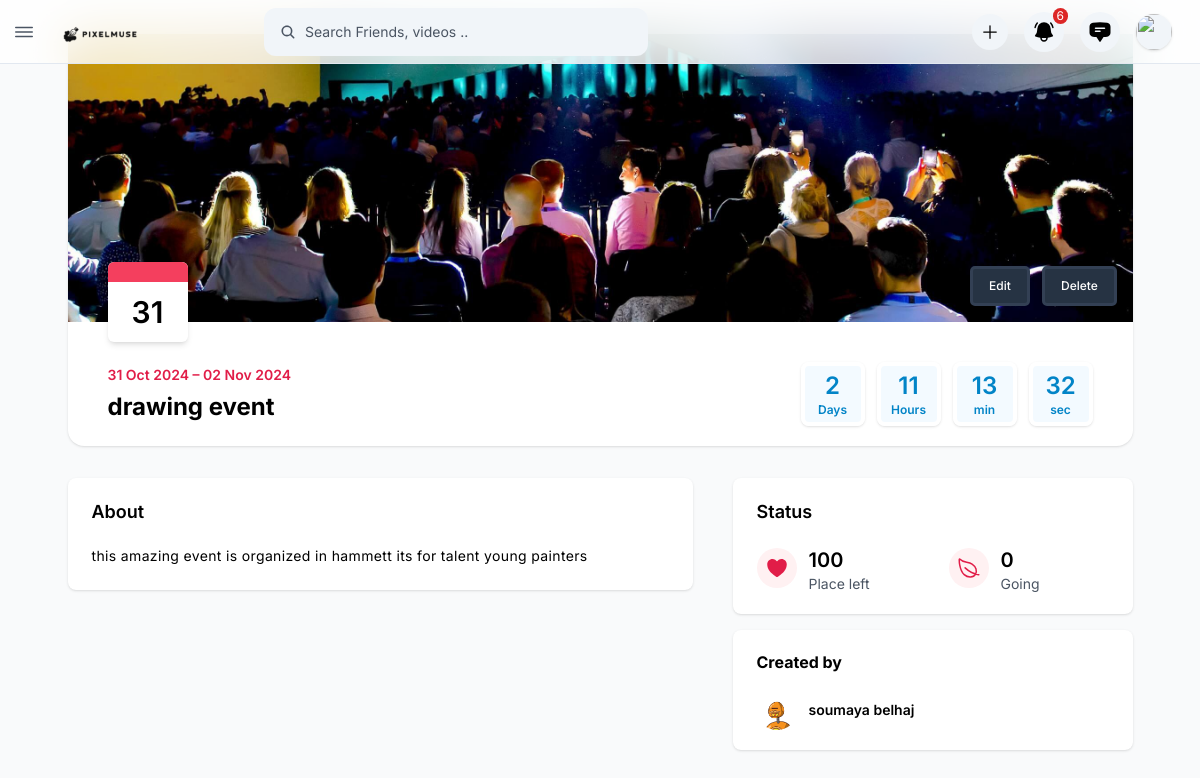
Screenshot of /events/detail/5/ (signed in) with the database file from the repository.
### events/models.py (models this page shows, shortened)
class Event(models.Model):
    title = models.CharField(max_length=255)
    description = models.TextField()
    start_date = models.DateTimeField()
    end_date = models.DateTimeField()
    creator = models.ForeignKey(
        settings.AUTH_USER_MODEL,
        on_delete=models.CASCADE,
        related_name="created_events"
    )
    max_participants = models.PositiveIntegerField()
    image = models.ImageField(upload_to='event_images/', blank=True, null=True)

### users/models.py (models this page shows, shortened)
class User(AbstractBaseUser, PermissionsMixin):
    email = models.EmailField(unique=True)
    fullname = models.CharField(max_length=255)
    phone = models.CharField(max_length=20, blank=True, null=True)
    birthday = models.DateField(blank=True, null=True)
    address = models.TextField(blank=True, null=True)
    role = models.CharField(max_length=10, choices=[('admin', 'Admin'), ('user', 'User'),('support','Support')])
    is_active = models.BooleanField(default=True)
    is_staff = models.BooleanField(default=False)
    user_photo = models.ImageField(upload_to='user_photos/', blank=True, null=True)
    objects = UserManager()
    USERNAME_FIELD = 'email'
    REQUIRED_FIELDS = ['fullname']

### events/views.py (the view)
# urls.py: path('detail/<int:event_id>/', views.event_detail, name='event_detail'),
@login_required
def event_detail(request, event_id):
    event = get_object_or_404(Event, id=event_id)
    is_owner = event.creator.id == request.user.id
    participation = Participation.objects.filter(user=request.user, event=event).first()
    is_reserved = participation is not None
    participation_id = participation.id if participation else None
    creator = event.creator
    participant_count = event.participations.count()
    return render(request, 'event_detail.html', {
        'event': event,
        'creator': creator,
        'is_owner': is_owner,
        'is_reserved': is_reserved,
        'participation_id': participation_id,
        'participant_count': participant_count,
        'MEDIA_URL': settings.MEDIA_URL
    })

### templates/event_detail.html (shortened to what this page needs)
{% extends "base.html" %}
{% load static %}
{% block content %}
<main id="site__main" class="2xl:ml-[--w-side]  xl:ml-[--w-side-sm] p-2.5 h-[calc(100vh-var(--m-top))] mt-[--m-top]">
    <div class="max-w-[1065px] mx-auto">
        <div class="bg-white shadow lg:rounded-b-2xl lg:-mt-10 dark:bg-dark2">
            <div class="relative overflow-hidden lg:h-72 h-36 w-full">
                <img src="{{ event.image.url }}" alt="{{ event.title }}" class="h-full w-full object-cover inset-0">
                <div class="w-full bottom-0 absolute left-0 bg-gradient-to-t from -black/60 pt-10 z-10"></div>
                <div class="absolute bottom-0 right-0 m-4 z-20">
                    <div class="flex items-center gap-3">
                        {% if is_owner %}
                            <a href="{% url 'updateevent' event.id %}" class="button black-button">Edit</a>
                            <button class="button black-button" onclick="showDeletePopup()">Delete</button>
                        {% endif %}
                    </div>
                </div>
            </div>
            <div class="lg:px-10 md:p-5 p-3">
                <div class="flex flex-col justify-center md:-mt-20 -mt-12">
                    <div class="md:w-20 md:h-20 w-12 h-12 overflow-hidden bg-white shadow-md rounded-md z-10 mb-5">
                        <div class="w-full md:h-5 bg-rose-500 h-3"></div>
                        <div class="grid place-items-center text-black font-semibold md:text-3xl text-lg h-full md:pb-5 pb-3">
                            {{ event.start_date|date:"d" }}
                        </div>
                    </div>
                    <div class="flex lg:items-center justify-between max-lg:flex-col max-lg:gap-2">
                        <div class="flex-1">
                            <p class="text-sm font-semibold text-rose-600 mb-1.5"> {{ event.start_date|date:"d M Y" }} – {{ event.end_date|date:"d M Y" }} </p>
                            <h3 class="md:text-2xl text-base font-bold text-black dark:text-white"> {{ event.title }}</h3>
                        </div>
                        <div>
                            <div  uk-countdown="date: 2024-01-01T08:36:57+00:00"
                                class="flex gap-3 text-2xl font-semibold text-primary dark:text-white max-lg:justify-center">
                                <div class="bg-primary-soft/40 flex flex-col items-center justify-center rounded-lg w-16 h-16 lg:border-4 border-white md:shadow dark:border-slate-700">
                                    <span class="uk-countdown-days"></span>
                                    <span class="inline-block text-xs">Days</span>
                                </div>
                                <div class="bg-primary-soft/40 flex flex-col items-center justify-center rounded-lg w-16 h-16 lg:border-4 border-white md:shadow dark:border-slate-700">
                                    <div class="uk-countdown-hours"></div>
                                    <span class="inline-block text-xs">Hours</span>
                                </div>
                                <div class="bg-primary-soft/40 flex flex-col items-center justify-center rounded-lg w-16 h-16 lg:border-4 border-white md:shadow dark:border-slate-700">
                                    <div class="uk-countdown-minutes"></div>
                                    <span class="inline-block text-xs">min </span>
                                </div>
                                <div class="bg-primary-soft/40 flex flex-col items-center justify-center rounded-lg w-16 h-16 lg:border-4 border-white md:shadow dark:border-slate-700">
                                    <div class="uk-countdown-seconds"></div>
                                    <span class="inline-block text-xs">sec </span>
                                </div>
                            </div>
                        </div>
                    </div>
                </div>
            </div>
        </div>
        <div class="flex 2xl:gap-12 gap-10 mt-8 max-lg:flex-col" id="js-oversized">
            <div class="flex-1 space-y-4">
                <div class="box p-5 px-6 relative">
                    <h3 class="font-semibold text-lg text-black dark:text-white"> About </h3>
                    <div class="space-y-4 leading-7 tracking-wide mt-4 text-black text-sm dark:text-white">
                        <p>{{ event.description }}</p>
                    </div>
                </div>
            </div>
            <div class="lg:w-[400px]">
                <div class="lg:space-y-4 lg:pb-8 max-lg:grid sm:grid-cols-2 max-lg:gap-6"
                     uk-sticky="media: 1024; end: #js-oversized; offset: 80">
                    <div class="box p-5 px-6 pr-0">
                        <h3 class="font-semibold text-lg text-black dark:text-white"> Status </h3>
                        <div class="grid grid-cols-2 gap-2 text-sm mt-4">
                            <div class="flex gap-3">
                                <div class="p-2 inline-flex rounded-full bg-rose-50 self-center"> <ion-icon name="heart" class="text-2xl text-rose-600"></ion-icon></div>
                                <div>
                                    <h3 class="sm:text-xl sm:font-semibold mt-1 text-black dark:text-white text-base font-normal">{{ event.max_participants }}</h3>
                                    <p>Place left</p>
                                </div>
                            </div>
                            <div class="flex gap-3">
                                <div class="p-2 inline-flex rounded-full bg-rose-50 self-center"> <ion-icon name="leaf-outline" class="text-2xl text-rose-600"></ion-icon></div>
                                <div>
                                    <h3 class="sm:text-xl sm:font-semibold mt-1 text-black dark:text-white text-base font-normal">{{ participant_count }}</h3>
                                    <p>Going</p>
                                </div>
                            </div>
                        </div>
                    </div>
                    <div class="box p-5 px-6 space-y-4">
                        <h3 class="font-bold text-base text-black"> Created by </h3>
                        <div class="side-list-item">
                            <a href="timeline.html">
                                <img src="{% if creator.user_photo %}{{ MEDIA_URL }}{{ creator.user_photo }}{% else %}{% static 'images/avatars/avatar-3.jpg' %}{% endif %}" alt="" class="side-list-image rounded-full">
                            </a>
                            <div class="flex-1">
                                <a href="timeline.html"><h4 class="side-list-title">  {{ creator.fullname }}</h4></a>
                            </div>
                        </div>
                    </div>
                </div>
            </div>
        </div>
    </div>
</main>
{% endblock %}

### templates/event_detail.html (style rules this page uses)
.button.black-button { background-color: #263343; color: #fff; border-color: #334054; border-width: 0.09cm; padding: 7px 16px; border-radius: 5px; cursor: pointer; transition: background-color 0.3s ease; }

### rows the page displays
Event: image (picture), start_date "31", start_date "31 Oct 2024", end_date "02 Nov 2024", title "drawing event", description "this amazing event is organized in hammett its for talent young painters", max_participants "100"
User: user_photo (picture), fullname "soumaya belhaj"

### other values shown
{{ participant_count }} "0"
